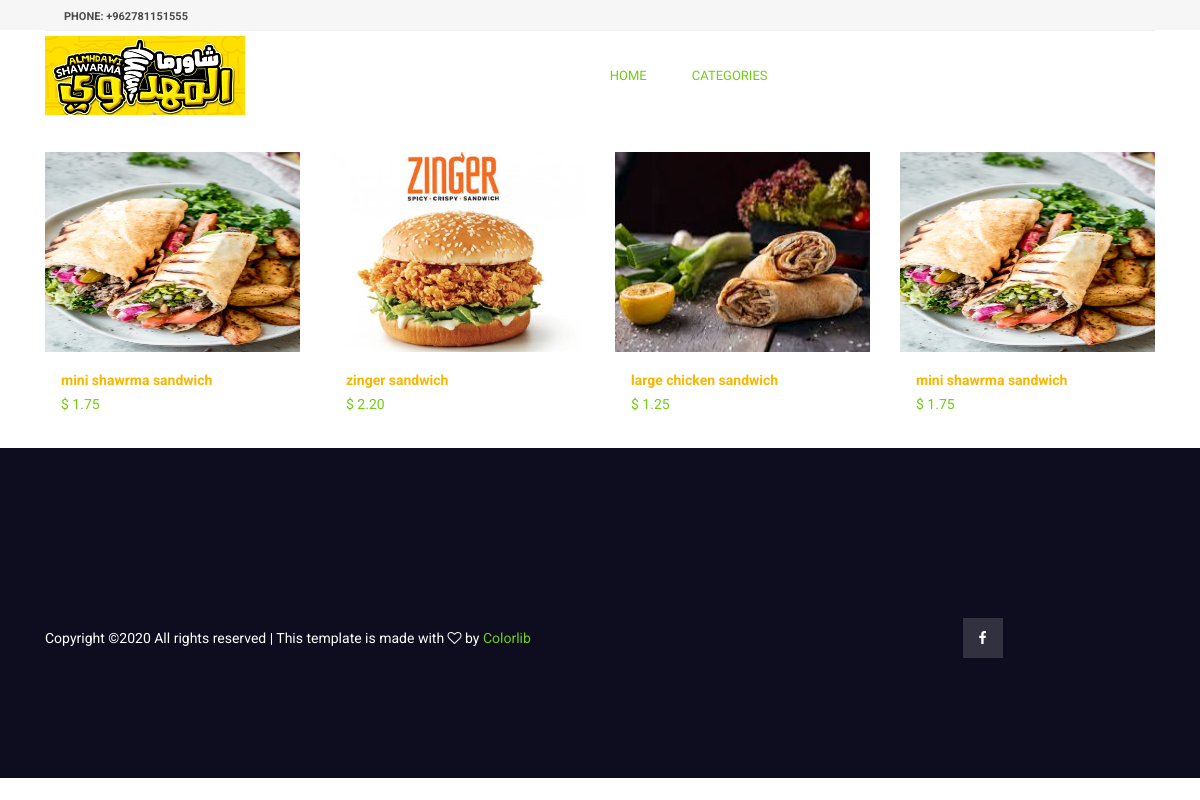
Page /product.php?id=15 on the committed database.
### tables this page shows
CREATE TABLE `products` (
  `pro_id` int(50) NOT NULL,
  `pro_name` varchar(50) NOT NULL,
  `pro_price` decimal(50,2) NOT NULL,
  `pro_image` varchar(50) NOT NULL,
  `pro_des` varchar(200) NOT NULL,
  `cat_id` int(50) NOT NULL
);

### product.php (the view, shortened to what this page needs)
<?php
include("admin/includes/conn.php");
$quere = "SELECT * FROM products WHERE cat_id ={$_GET['id']}";
$result = mysqli_query($conn,$quere);
?>
<?php
include("includes/header.php");
?>
<section>
  <div class="container">
    <div class="row justify-content-center mb-3 pb-3">
    </div>
  </div>
  <div class="container">
    <div class="row">
      <div class="col-12">
        <div class=" popular-products-slides owl-carousel ">
          <?php
            foreach ($result as $key => $value) {
            ?>
            <div class="product">
              <a href=single-product.php?id=<?php echo $value['pro_id'] ?>>
              <div >
                <img src="admin/uploads/<?php echo $value['pro_image'] ?>" style="height: 200px" class="img-fluid" alt="">
               </a>
              </div>
               <div class="text py-3 px-3">
                <b><?php echo $value['pro_name'] ?></b><br>
                <p class="product-price">$ <?php echo $value['pro_price']?>&nbsp;&nbsp;&nbsp;&nbsp;</p>
              </div>
            </div>
            <?php
          }
          ?>
        </div>
</section>
<?php
include("includes/footer.php");
?>

### css/style.css (style rules this page uses)
body { line-height:24px;font-size:14px;font-family:"Roboto",sans-serif;font-weight:normal;color:#797979 }
a { text-decoration:none;transition:all 0.3s ease-in-out }
b,sup,sub,u { color:#f8b600 }

### rows in the picture
products: pro_image (picture), pro_name "mini shawrma sandwich", pro_price "1.75"
products: pro_image (picture), pro_name "zinger sandwich", pro_price "2.20"
products: pro_image (picture), pro_name "large chicken sandwich", pro_price "1.25"
